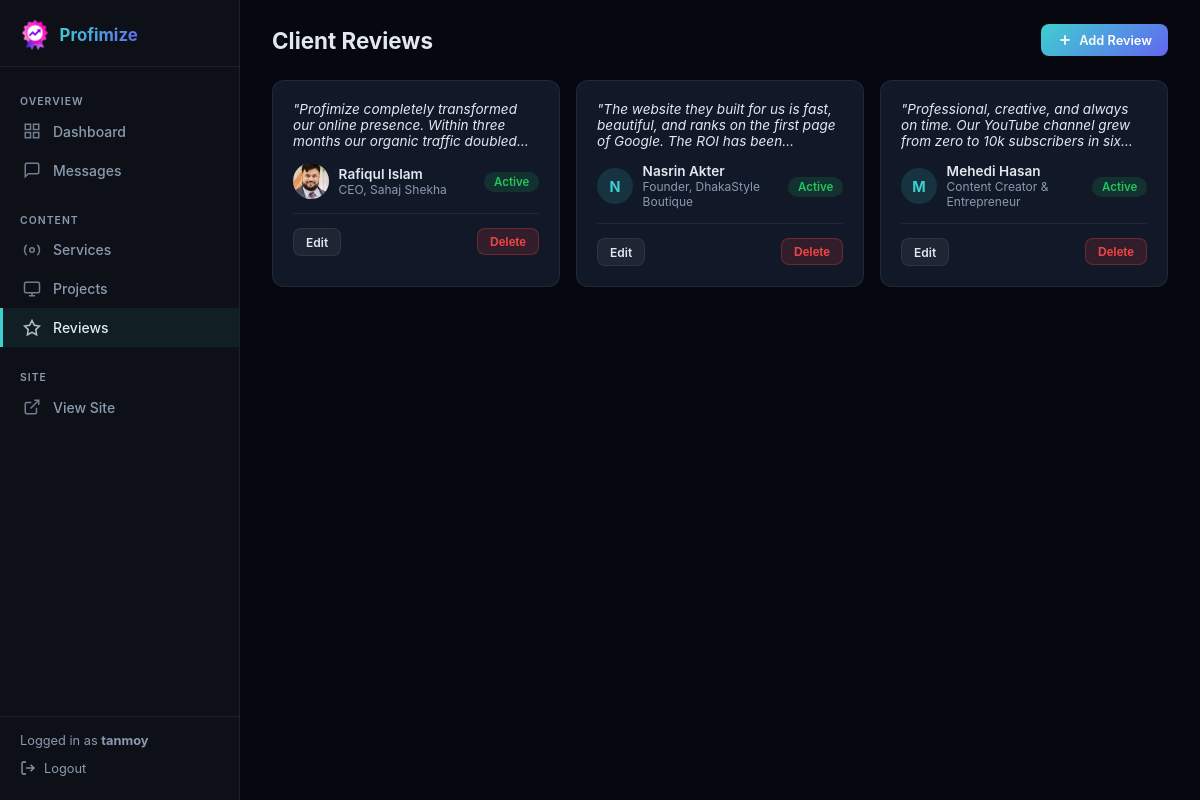
/dashboard/reviews/ (signed in), run on the app's committed database.
### apps/pages/models.py (models this page shows, shortened)
class Testimonial(models.Model):
    quote = models.TextField()
    name = models.CharField(max_length=100)
    role = models.CharField(max_length=100)
    avatar = models.ImageField(upload_to="avatars/", blank=True)
    order = models.PositiveIntegerField(default=0)
    is_active = models.BooleanField(default=True)
    class Meta:
        ordering = ["order"]

### apps/dashboard/views.py (the view)
# urls.py: path("reviews/", views.reviews_list, name="reviews"),
@dashboard_required
def reviews_list(request):
    reviews = Testimonial.objects.all()
    return render(request, "dashboard/reviews.html", {"reviews": reviews})

### apps/dashboard/views.py (called while the page is built)
def dashboard_required(view_func):
    @wraps(view_func)
    def wrapper(request, *args, **kwargs):
        if request.user.is_authenticated and request.user.is_staff:
            return view_func(request, *args, **kwargs)
        return redirect("dashboard:login")
    return wrapper

### templates/dashboard/reviews.html (shortened to what this page needs)
{% extends "dashboard/base.html" %}
{% block page_title %}Client Reviews{% endblock %}
{% block header_actions %}
<a href="{% url 'dashboard:review_add' %}" class="db-btn db-btn--primary">
  <svg width="16" height="16" fill="none" stroke="currentColor" stroke-width="2.5" viewBox="0 0 24 24">
    <line x1="12" y1="5" x2="12" y2="19"/><line x1="5" y1="12" x2="19" y2="12"/>
  </svg>
  Add Review
</a>
{% endblock %}
{% block content %}
{% if reviews %}
<div class="db-cards-grid">
  {% for r in reviews %}
  <div class="db-review-card">
    <p class="db-review-card__quote">"{{ r.quote }}"</p>
    <div class="db-review-card__author">
      <div class="db-review-card__avatar">
        {% if r.avatar %}
        <img src="{{ r.avatar.url }}" alt="{{ r.name }}" style="width:100%;height:100%;object-fit:cover;">
        {% else %}
        {{ r.name|first }}
        {% endif %}
      </div>
      <div>
        <div class="db-review-card__name">{{ r.name }}</div>
        <div class="db-review-card__role">{{ r.role }}</div>
      </div>
      <div style="margin-left:auto;">
        {% if r.is_active %}
        <span class="db-badge db-badge--active">Active</span>
        {% else %}
        <span class="db-badge db-badge--inactive">Inactive</span>
        {% endif %}
      </div>
    </div>
    <div class="db-review-card__actions">
      <a href="{% url 'dashboard:review_edit' r.pk %}" class="db-btn db-btn--ghost db-btn--sm">Edit</a>
      <form method="post" action="{% url 'dashboard:review_delete' r.pk %}" onsubmit="return confirm('Delete this review?')" style="margin-left:auto;">
        <button type="submit" class="db-btn db-btn--danger db-btn--sm">Delete</button>
      </form>
    </div>
  </div>
  {% endfor %}
</div>
{% else %}
<div class="db-empty">
  <p>No reviews yet. <a href="{% url 'dashboard:review_add' %}" style="color:var(--db-accent);">Add the first one.</a></p>
</div>
{% endif %}
{% endblock %}

### templates/dashboard/base.html (shortened to what this page needs)
{% load static %}
<!DOCTYPE html>
<html lang="en">
<head>
  <link rel="stylesheet" href="{% static 'css/dashboard.css' %}">
</head>
<body class="dashboard-body">
<aside class="db-sidebar" id="db-sidebar">
  <a href="{% url 'dashboard:home' %}" class="db-sidebar__logo">
    <img src="{% static 'img/logo.png' %}" alt="">
    <span>Profimize</span>
  </a>
  <nav class="db-sidebar__nav">
    <div class="db-nav-label">Overview</div>
    <a href="{% url 'dashboard:home' %}" class="db-nav-link {% if request.resolver_match.url_name == 'home' %}active{% endif %}">
      <svg width="18" height="18" fill="none" stroke="currentColor" stroke-width="2" viewBox="0 0 24 24">
        <rect x="3" y="3" width="7" height="7"/><rect x="14" y="3" width="7" height="7"/>
        <rect x="14" y="14" width="7" height="7"/><rect x="3" y="14" width="7" height="7"/>
      </svg>
      Dashboard
    </a>
    <a href="{% url 'dashboard:messages' %}" class="db-nav-link {% if 'message' in request.resolver_match.url_name %}active{% endif %}">
      <svg width="18" height="18" fill="none" stroke="currentColor" stroke-width="2" viewBox="0 0 24 24">
        <path d="M21 15a2 2 0 0 1-2 2H7l-4 4V5a2 2 0 0 1 2-2h14a2 2 0 0 1 2 2z"/>
      </svg>
      Messages
    </a>
    <div class="db-nav-label" style="margin-top:.75rem;">Content</div>
    <a href="{% url 'dashboard:services' %}" class="db-nav-link {% if 'service' in request.resolver_match.url_name %}active{% endif %}">
      <svg width="18" height="18" fill="none" stroke="currentColor" stroke-width="2" viewBox="0 0 24 24">
        <circle cx="12" cy="12" r="3"/><path d="M19.07 4.93a10 10 0 0 1 0 14.14M4.93 4.93a10 10 0 0 0 0 14.14"/>
      </svg>
      Services
    </a>
    <a href="{% url 'dashboard:projects' %}" class="db-nav-link {% if 'project' in request.resolver_match.url_name %}active{% endif %}">
      <svg width="18" height="18" fill="none" stroke="currentColor" stroke-width="2" viewBox="0 0 24 24">
        <rect x="2" y="3" width="20" height="14" rx="2"/><line x1="8" y1="21" x2="16" y2="21"/><line x1="12" y1="17" x2="12" y2="21"/>
      </svg>
      Projects
    </a>
    <a href="{% url 'dashboard:reviews' %}" class="db-nav-link {% if 'review' in request.resolver_match.url_name %}active{% endif %}">
      <svg width="18" height="18" fill="none" stroke="currentColor" stroke-width="2" viewBox="0 0 24 24">
        <path d="M12 2l3.09 6.26L22 9.27l-5 4.87 1.18 6.88L12 17.77l-6.18 3.25L7 14.14 2 9.27l6.91-1.01L12 2z"/>
      </svg>
      Reviews
    </a>
    <div class="db-nav-label" style="margin-top:.75rem;">Site</div>
    <a href="{% url 'pages:home' %}" target="_blank" class="db-nav-link">
      <svg width="18" height="18" fill="none" stroke="currentColor" stroke-width="2" viewBox="0 0 24 24">
        <path d="M18 13v6a2 2 0 0 1-2 2H5a2 2 0 0 1-2-2V8a2 2 0 0 1 2-2h6"/>
        <polyline points="15 3 21 3 21 9"/><line x1="10" y1="14" x2="21" y2="3"/>
      </svg>
      View Site
    </a>
  </nav>
  <div class="db-sidebar__footer">
    <span style="display:block;margin-bottom:.25rem;">Logged in as <strong>{{ request.user.username }}</strong></span>
    <a href="{% url 'dashboard:logout' %}">
      <svg width="16" height="16" fill="none" stroke="currentColor" stroke-width="2" viewBox="0 0 24 24">
        <path d="M9 21H5a2 2 0 0 1-2-2V5a2 2 0 0 1 2-2h4"/>
        <polyline points="16 17 21 12 16 7"/><line x1="21" y1="12" x2="9" y2="12"/>
      </svg>
      Logout
    </a>
  </div>
</aside>
<main class="db-main">
  <div class="db-header">
    <h1>{% block page_title %}Dashboard{% endblock %}</h1>
    <div class="db-header__actions">
      {% block header_actions %}{% endblock %}
    </div>
  </div>
  <div class="db-content">
    {% block content %}{% endblock %}
  </div>
</main>
</body>
</html>

### data on the page
Testimonial: quote "Profimize completely transformed our online presence. Within three months our organic traffic…", avatar (picture), name "Rafiqul Islam", role "CEO, Sahaj Shekha", is_active "Active"
Testimonial: quote "The website they built for us is fast, beautiful, and ranks on the first page of Google. The ROI has…", name|first "N", name "Nasrin Akter", role "Founder, DhakaStyle Boutique", is_active "Active"
Testimonial: quote "Professional, creative, and always on time. Our YouTube channel grew from zero to 10k subscribers in…", name|first "M", name "Mehedi Hasan", role "Content Creator & Entrepreneur", is_active "Active"

### other printed values
{{ request.user.username }} "tanmoy"
